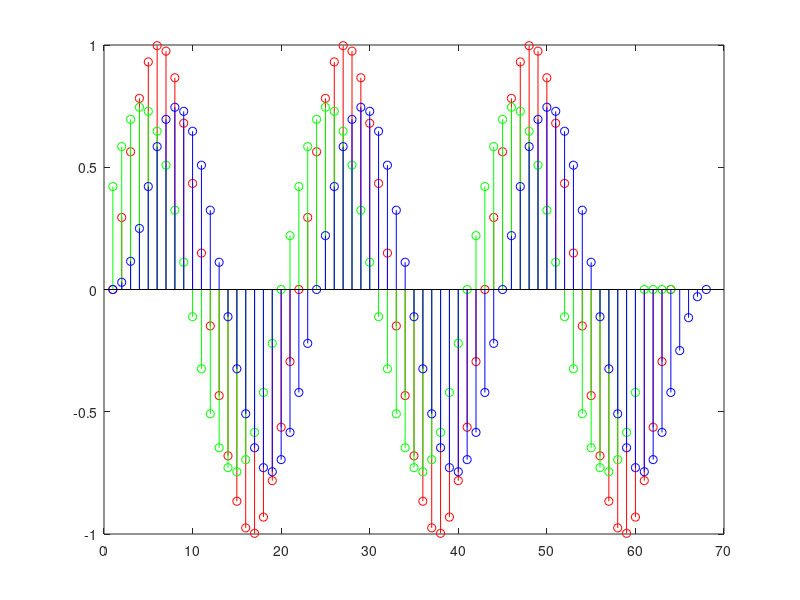
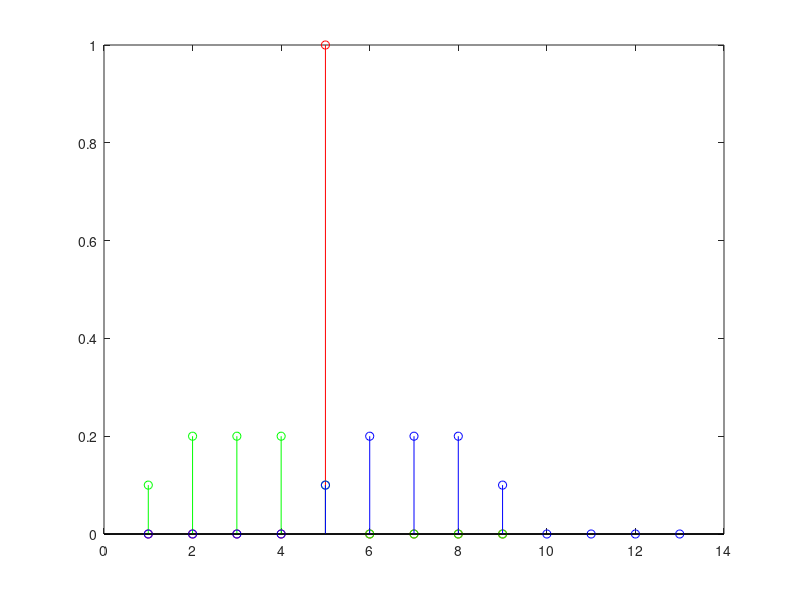

Write the MATLAB code that produced these figures, in order.
close all;
x = [1, 3, 5, 7, 5];
h = [0.1, 0.3, 0.1];

xp = x;
x = fliplr(x);
n = length(x);
m = length(h);
y = zeros(1, m);
for i = 1 : n-m+1
    y(i) = h*x(i:i+m-1)';
end

y

%ex3
f = 3000;
t = linspace(0,0.001, 64);
h = [0.1, 0.2, 0.2, 0.2, 0.1];
x = sin(2*pi*t*f);

n = length(x);
m = length(h);
y = zeros(1, n);
for i = 1 : n-m+1
    y(i) = h*x(i:i+m-1)';
end

z = conv(h,x);

figure;
stem(x,'r');
hold on;
stem(y,'g');
hold on;
stem(z,'b');

%ex4
x = [0, 0, 0, 0, 1, 0, 0, 0, 0];
h = [0.1, 0.2, 0.2, 0.2, 0.1];

n = length(x);
m = length(h);
y = zeros(1, n);
for i = 1 : n-m+1
    y(i) = h*x(i:i+m-1)';
end

z = conv(h,x);

figure;
stem(x,'r');
hold on;
stem(y,'g');
hold on;
stem(z,'b');
%obs : conv are N+M-1 elemente
